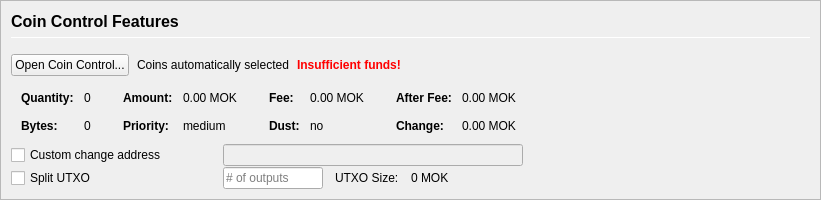
         <widget class="QFrame" name="frameCoinControl">
          <property name="sizePolicy">
           <sizepolicy hsizetype="Expanding" vsizetype="Expanding">
            <horstretch>0</horstretch>
            <verstretch>0</verstretch>
           </sizepolicy>
          </property>
          <property name="maximumSize">
           <size>
            <width>16777215</width>
            <height>16777215</height>
           </size>
          </property>
          <property name="frameShape">
           <enum>QFrame::StyledPanel</enum>
          </property>
          <property name="frameShadow">
           <enum>QFrame::Sunken</enum>
          </property>
          <layout class="QVBoxLayout" name="verticalLayoutCoinControl2">
           <property name="spacing">
            <number>0</number>
           </property>
           <property name="leftMargin">
            <number>0</number>
           </property>
           <property name="topMargin">
            <number>0</number>
           </property>
           <property name="rightMargin">
            <number>0</number>
           </property>
           <property name="bottomMargin">
            <number>0</number>
           </property>
           <item>
            <widget class="QFrame" name="frameCoinControl_BG">
             <layout class="QVBoxLayout" name="verticalLayoutCoinControl" stretch="0,0,0,0,0,0">
              <property name="spacing">
               <number>1</number>
              </property>
              <property name="leftMargin">
               <number>10</number>
              </property>
              <property name="topMargin">
               <number>10</number>
              </property>
              <item>
               <layout class="QHBoxLayout" name="horizontalLayoutCoinControl1">
                <property name="bottomMargin">
                 <number>15</number>
                </property>
                <item>
                 <layout class="QVBoxLayout" name="verticalLayout_3">
                  <property name="spacing">
                   <number>6</number>
                  </property>
                  <item>
                   <widget class="QLabel" name="labelCoinControlFeatures">
                    <property name="sizePolicy">
                     <sizepolicy hsizetype="Preferred" vsizetype="Maximum">
                      <horstretch>0</horstretch>
                      <verstretch>0</verstretch>
                     </sizepolicy>
                    </property>
                    <property name="minimumSize">
                     <size>
                      <width>0</width>
                      <height>20</height>
                     </size>
                    </property>
                    <property name="font">
                     <font>
                      <pointsize>12</pointsize>
                      <weight>75</weight>
                      <bold>true</bold>
                     </font>
                    </property>
                    <property name="styleSheet">
                     <string notr="true">font-weight:bold;</string>
                    </property>
                    <property name="text">
                     <string>Coin Control Features</string>
                    </property>
                   </widget>
                  </item>
                  <item>
                   <widget class="Line" name="line">
                    <property name="minimumSize">
                     <size>
                      <width>0</width>
                      <height>1</height>
                     </size>
                    </property>
                    <property name="maximumSize">
                     <size>
                      <width>16777215</width>
                      <height>1</height>
                     </size>
                    </property>
                    <property name="orientation">
                     <enum>Qt::Horizontal</enum>
                    </property>
                   </widget>
                  </item>
                 </layout>
                </item>
               </layout>
              </item>
              <item>
               <layout class="QHBoxLayout" name="horizontalLayoutCoinControl2" stretch="0,0,0,0">
                <property name="spacing">
                 <number>8</number>
                </property>
                <property name="bottomMargin">
                 <number>10</number>
                </property>
                <item>
                 <widget class="QPushButton" name="pushButtonCoinControl">
                  <property name="styleSheet">
                   <string notr="true"/>
                  </property>
                  <property name="text">
                   <string>Open Coin Control...</string>
                  </property>
                  <property name="autoDefault">
                   <bool>false</bool>
                  </property>
                 </widget>
                </item>
                <item>
                 <widget class="QLabel" name="labelCoinControlAutomaticallySelected">
                  <property name="text">
                   <string>Coins automatically selected</string>
                  </property>
                  <property name="margin">
                   <number>5</number>
                  </property>
                 </widget>
                </item>
                <item>
                 <widget class="QLabel" name="labelCoinControlInsuffFunds">
                  <property name="font">
                   <font>
                    <weight>75</weight>
                    <bold>true</bold>
                   </font>
                  </property>
                  <property name="styleSheet">
                   <string notr="true">color:red;font-weight:bold;</string>
                  </property>
                  <property name="text">
                   <string>Insufficient funds!</string>
                  </property>
                  <property name="margin">
                   <number>5</number>
                  </property>
                 </widget>
                </item>
                <item>
                 <spacer name="horizontalSpacerCoinControl">
                  <property name="orientation">
                   <enum>Qt::Horizontal</enum>
                  </property>
                  <property name="sizeHint" stdset="0">
                   <size>
                    <width>40</width>
                    <height>1</height>
                   </size>
                  </property>
                 </spacer>
                </item>
               </layout>
              </item>
              <item>
               <widget class="QWidget" name="widgetCoinControl" native="true">
                <property name="sizePolicy">
                 <sizepolicy hsizetype="Preferred" vsizetype="Preferred">
                  <horstretch>0</horstretch>
                  <verstretch>0</verstretch>
                 </sizepolicy>
                </property>
                <property name="minimumSize">
                 <size>
                  <width>0</width>
                  <height>0</height>
                 </size>
                </property>
                <property name="styleSheet">
                 <string notr="true"/>
                </property>
                <layout class="QHBoxLayout" name="horizontalLayoutCoinControl5">
                 <property name="leftMargin">
                  <number>0</number>
                 </property>
                 <property name="topMargin">
                  <number>0</number>
                 </property>
                 <property name="rightMargin">
                  <number>0</number>
                 </property>
                 <property name="bottomMargin">
                  <number>0</number>
                 </property>
                 <item>
                  <layout class="QHBoxLayout" name="horizontalLayoutCoinControl3" stretch="0,0,0,1">
                   <property name="spacing">
                    <number>20</number>
                   </property>
                   <property name="topMargin">
                    <number>0</number>
                   </property>
                   <property name="bottomMargin">
                    <number>10</number>
                   </property>
                   <item>
                    <layout class="QFormLayout" name="formLayoutCoinControl1">
                     <property name="horizontalSpacing">
                      <number>10</number>
                     </property>
                     <property name="verticalSpacing">
                      <number>14</number>
                     </property>
                     <property name="leftMargin">
                      <number>10</number>
                     </property>
                     <property name="topMargin">
                      <number>4</number>
                     </property>
                     <property name="rightMargin">
                      <number>6</number>
                     </property>
                     <item row="0" column="0">
                      <widget class="QLabel" name="labelCoinControlQuantityText">
                       <property name="font">
                        <font>
                         <weight>75</weight>
                         <bold>true</bold>
                        </font>
                       </property>
                       <property name="text">
                        <string>Quantity:</string>
                       </property>
                       <property name="margin">
                        <number>0</number>
                       </property>
                      </widget>
                     </item>
                     <item row="0" column="1">
                      <widget class="QLabel" name="labelCoinControlQuantity">
                       <property name="cursor">
                        <cursorShape>IBeamCursor</cursorShape>
                       </property>
                       <property name="contextMenuPolicy">
                        <enum>Qt::ActionsContextMenu</enum>
                       </property>
                       <property name="text">
                        <string notr="true">0</string>
                       </property>
                       <property name="margin">
                        <number>0</number>
                       </property>
                       <property name="textInteractionFlags">
                        <set>Qt::LinksAccessibleByMouse|Qt::TextSelectableByKeyboard|Qt::TextSelectableByMouse</set>
                       </property>
                      </widget>
                     </item>
                     <item row="1" column="0">
                      <widget class="QLabel" name="labelCoinControlBytesText">
                       <property name="font">
                        <font>
                         <weight>75</weight>
                         <bold>true</bold>
                        </font>
                       </property>
                       <property name="text">
                        <string>Bytes:</string>
                       </property>
                      </widget>
                     </item>
                     <item row="1" column="1">
                      <widget class="QLabel" name="labelCoinControlBytes">
                       <property name="cursor">
                        <cursorShape>IBeamCursor</cursorShape>
                       </property>
                       <property name="contextMenuPolicy">
                        <enum>Qt::ActionsContextMenu</enum>
                       </property>
                       <property name="text">
                        <string notr="true">0</string>
                       </property>
                       <property name="textInteractionFlags">
                        <set>Qt::LinksAccessibleByMouse|Qt::TextSelectableByKeyboard|Qt::TextSelectableByMouse</set>
                       </property>
                      </widget>
                     </item>
                    </layout>
                   </item>
                   <item>
                    <layout class="QFormLayout" name="formLayoutCoinControl2">
                     <property name="horizontalSpacing">
                      <number>10</number>
                     </property>
                     <property name="verticalSpacing">
                      <number>14</number>
                     </property>
                     <property name="leftMargin">
                      <number>6</number>
                     </property>
                     <property name="topMargin">
                      <number>4</number>
                     </property>
                     <property name="rightMargin">
                      <number>6</number>
                     </property>
                     <item row="0" column="0">
                      <widget class="QLabel" name="labelCoinControlAmountText">
                       <property name="font">
                        <font>
                         <weight>75</weight>
                         <bold>true</bold>
                        </font>
                       </property>
                       <property name="text">
                        <string>Amount:</string>
                       </property>
                       <property name="margin">
                        <number>0</number>
                       </property>
                      </widget>
                     </item>
                     <item row="0" column="1">
                      <widget class="QLabel" name="labelCoinControlAmount">
                       <property name="cursor">
                        <cursorShape>IBeamCursor</cursorShape>
                       </property>
                       <property name="contextMenuPolicy">
                        <enum>Qt::ActionsContextMenu</enum>
                       </property>
                       <property name="text">
                        <string notr="true">0.00 MOK</string>
                       </property>
                       <property name="textInteractionFlags">
                        <set>Qt::LinksAccessibleByMouse|Qt::TextSelectableByKeyboard|Qt::TextSelectableByMouse</set>
                       </property>
                      </widget>
                     </item>
                     <item row="1" column="0">
                      <widget class="QLabel" name="labelCoinControlPriorityText">
                       <property name="font">
                        <font>
                         <weight>75</weight>
                         <bold>true</bold>
                        </font>
                       </property>
                       <property name="text">
                        <string>Priority:</string>
                       </property>
                      </widget>
                     </item>
                     <item row="1" column="1">
                      <widget class="QLabel" name="labelCoinControlPriority">
                       <property name="cursor">
                        <cursorShape>IBeamCursor</cursorShape>
                       </property>
                       <property name="contextMenuPolicy">
                        <enum>Qt::ActionsContextMenu</enum>
                       </property>
                       <property name="text">
                        <string>medium</string>
                       </property>
                       <property name="textInteractionFlags">
                        <set>Qt::LinksAccessibleByMouse|Qt::TextSelectableByKeyboard|Qt::TextSelectableByMouse</set>
                       </property>
                      </widget>
                     </item>
                    </layout>
                   </item>
                   <item>
                    <layout class="QFormLayout" name="formLayoutCoinControl3">
                     <property name="horizontalSpacing">
                      <number>10</number>
                     </property>
                     <property name="verticalSpacing">
                      <number>14</number>
                     </property>
                     <property name="leftMargin">
                      <number>6</number>
                     </property>
                     <property name="topMargin">
                      <number>4</number>
                     </property>
                     <property name="rightMargin">
                      <number>6</number>
                     </property>
                     <item row="0" column="0">
                      <widget class="QLabel" name="labelCoinControlFeeText">
                       <property name="font">
                        <font>
                         <weight>75</weight>
                         <bold>true</bold>
                        </font>
                       </property>
                       <property name="text">
                        <string>Fee:</string>
                       </property>
                       <property name="margin">
                        <number>0</number>
                       </property>
                      </widget>
                     </item>
                     <item row="0" column="1">
                      <widget class="QLabel" name="labelCoinControlFee">
                       <property name="cursor">
                        <cursorShape>IBeamCursor</cursorShape>
                       </property>
                       <property name="contextMenuPolicy">
                        <enum>Qt::ActionsContextMenu</enum>
                       </property>
                       <property name="text">
                        <string notr="true">0.00 MOK</string>
                       </property>
                       <property name="textInteractionFlags">
                        <set>Qt::LinksAccessibleByMouse|Qt::TextSelectableByKeyboard|Qt::TextSelectableByMouse</set>
                       </property>
                      </widget>
                     </item>
                     <item row="1" column="0">
                      <widget class="QLabel" name="labelCoinControlLowOutputText">
                       <property name="font">
                        <font>
                         <weight>75</weight>
                         <bold>true</bold>
                        </font>
                       </property>
                       <property name="text">
                        <string>Dust:</string>
                       </property>
                      </widget>
                     </item>
                     <item row="1" column="1">
                      <widget class="QLabel" name="labelCoinControlLowOutput">
                       <property name="cursor">
                        <cursorShape>IBeamCursor</cursorShape>
                       </property>
                       <property name="contextMenuPolicy">
                        <enum>Qt::ActionsContextMenu</enum>
                       </property>
                       <property name="text">
                        <string>no</string>
                       </property>
                       <property name="textInteractionFlags">
                        <set>Qt::LinksAccessibleByMouse|Qt::TextSelectableByKeyboard|Qt::TextSelectableByMouse</set>
                       </property>
                      </widget>
                     </item>
                    </layout>
                   </item>
                   <item>
                    <layout class="QFormLayout" name="formLayoutCoinControl4">
                     <property name="horizontalSpacing">
                      <number>10</number>
                     </property>
                     <property name="verticalSpacing">
                      <number>14</number>
                     </property>
                     <property name="leftMargin">
                      <number>6</number>
                     </property>
                     <property name="topMargin">
                      <number>4</number>
                     </property>
                     <property name="rightMargin">
                      <number>6</number>
                     </property>
                     <item row="0" column="0">
                      <widget class="QLabel" name="labelCoinControlAfterFeeText">
                       <property name="font">
                        <font>
                         <weight>75</weight>
                         <bold>true</bold>
                        </font>
                       </property>
                       <property name="text">
                        <string>After Fee:</string>
                       </property>
                       <property name="margin">
                        <number>0</number>
                       </property>
                      </widget>
                     </item>
                     <item row="0" column="1">
                      <widget class="QLabel" name="labelCoinControlAfterFee">
                       <property name="cursor">
                        <cursorShape>IBeamCursor</cursorShape>
                       </property>
                       <property name="contextMenuPolicy">
                        <enum>Qt::ActionsContextMenu</enum>
                       </property>
                       <property name="text">
                        <string notr="true">0.00 MOK</string>
                       </property>
                       <property name="textInteractionFlags">
                        <set>Qt::LinksAccessibleByMouse|Qt::TextSelectableByKeyboard|Qt::TextSelectableByMouse</set>
                       </property>
                      </widget>
                     </item>
                     <item row="1" column="0">
                      <widget class="QLabel" name="labelCoinControlChangeText">
                       <property name="font">
                        <font>
                         <weight>75</weight>
                         <bold>true</bold>
                        </font>
                       </property>
                       <property name="text">
                        <string>Change:</string>
                       </property>
                      </widget>
                     </item>
                     <item row="1" column="1">
                      <widget class="QLabel" name="labelCoinControlChange">
                       <property name="cursor">
                        <cursorShape>IBeamCursor</cursorShape>
                       </property>
                       <property name="contextMenuPolicy">
                        <enum>Qt::ActionsContextMenu</enum>
                       </property>
                       <property name="text">
                        <string notr="true">0.00 MOK</string>
                       </property>
                       <property name="textInteractionFlags">
                        <set>Qt::LinksAccessibleByMouse|Qt::TextSelectableByKeyboard|Qt::TextSelectableByMouse</set>
                       </property>
                      </widget>
                     </item>
                    </layout>
                   </item>
                  </layout>
                 </item>
                </layout>
               </widget>
              </item>
              <item>
               <layout class="QHBoxLayout" name="horizontalLayoutCoinControl4">
                <property name="spacing">
                 <number>12</number>
                </property>
                <property name="sizeConstraint">
                 <enum>QLayout::SetDefaultConstraint</enum>
                </property>
                <property name="topMargin">
                 <number>0</number>
                </property>
                <property name="rightMargin">
                 <number>0</number>
                </property>
                <item>
                 <widget class="QCheckBox" name="checkBoxCoinControlChange">
                  <property name="sizePolicy">
                   <sizepolicy hsizetype="Preferred" vsizetype="Preferred">
                    <horstretch>0</horstretch>
                    <verstretch>0</verstretch>
                   </sizepolicy>
                  </property>
                  <property name="minimumSize">
                   <size>
                    <width>200</width>
                    <height>0</height>
                   </size>
                  </property>
                  <property name="maximumSize">
                   <size>
                    <width>200</width>
                    <height>16777215</height>
                   </size>
                  </property>
                  <property name="toolTip">
                   <string>If this is activated, but the change address is empty or invalid, change will be sent to a newly generated address.</string>
                  </property>
                  <property name="text">
                   <string>Custom change address</string>
                  </property>
                 </widget>
                </item>
                <item>
                 <widget class="QValidatedLineEdit" name="lineEditCoinControlChange">
                  <property name="enabled">
                   <bool>false</bool>
                  </property>
                  <property name="sizePolicy">
                   <sizepolicy hsizetype="Preferred" vsizetype="Preferred">
                    <horstretch>0</horstretch>
                    <verstretch>0</verstretch>
                   </sizepolicy>
                  </property>
                  <property name="minimumSize">
                   <size>
                    <width>300</width>
                    <height>0</height>
                   </size>
                  </property>
                 </widget>
                </item>
                <item>
                 <widget class="QLabel" name="labelCoinControlChangeLabel">
                  <property name="sizePolicy">
                   <sizepolicy hsizetype="Preferred" vsizetype="Preferred">
                    <horstretch>0</horstretch>
                    <verstretch>0</verstretch>
                   </sizepolicy>
                  </property>
                  <property name="minimumSize">
                   <size>
                    <width>100</width>
                    <height>0</height>
                   </size>
                  </property>
                  <property name="text">
                   <string/>
                  </property>
                  <property name="margin">
                   <number>3</number>
                  </property>
                 </widget>
                </item>
               </layout>
              </item>
              <item>
               <layout class="QHBoxLayout" name="horizontalLayoutCoinControl6">
                <property name="spacing">
                 <number>12</number>
                </property>
                <property name="rightMargin">
                 <number>0</number>
                </property>
                <item>
                 <widget class="QCheckBox" name="splitBlockCheckBox">
                  <property name="sizePolicy">
                   <sizepolicy hsizetype="Preferred" vsizetype="Preferred">
                    <horstretch>0</horstretch>
                    <verstretch>0</verstretch>
                   </sizepolicy>
                  </property>
                  <property name="minimumSize">
                   <size>
                    <width>200</width>
                    <height>0</height>
                   </size>
                  </property>
                  <property name="maximumSize">
                   <size>
                    <width>200</width>
                    <height>16777215</height>
                   </size>
                  </property>
                  <property name="text">
                   <string>Split UTXO</string>
                  </property>
                 </widget>
                </item>
                <item>
                 <widget class="QLineEdit" name="splitBlockLineEdit">
                  <property name="sizePolicy">
                   <sizepolicy hsizetype="Preferred" vsizetype="Preferred">
                    <horstretch>50</horstretch>
                    <verstretch>0</verstretch>
                   </sizepolicy>
                  </property>
                  <property name="minimumSize">
                   <size>
                    <width>100</width>
                    <height>0</height>
                   </size>
                  </property>
                  <property name="maximumSize">
                   <size>
                    <width>100</width>
                    <height>16777215</height>
                   </size>
                  </property>
                  <property name="placeholderText">
                   <string># of outputs</string>
                  </property>
                 </widget>
                </item>
                <item>
                 <widget class="QLabel" name="labelBlockSizeText">
                  <property name="text">
                   <string>UTXO Size:</string>
                  </property>
                 </widget>
                </item>
                <item>
                 <widget class="QLabel" name="labelBlockSize">
                  <property name="text">
                   <string>0 MOK</string>
                  </property>
                 </widget>
                </item>
                <item>
                 <spacer name="horizontalSpacer_7">
                  <property name="orientation">
                   <enum>Qt::Horizontal</enum>
                  </property>
                  <property name="sizeHint" stdset="0">
                   <size>
                    <width>40</width>
                    <height>20</height>
                   </size>
                  </property>
                 </spacer>
                </item>
               </layout>
              </item>
              <item>
               <spacer name="verticalSpacerCoinControl">
                <property name="orientation">
                 <enum>Qt::Vertical</enum>
                </property>
                <property name="sizeHint" stdset="0">
                 <size>
                  <width>800</width>
                  <height>1</height>
                 </size>
                </property>
               </spacer>
              </item>
             </layout>
            </widget>
           </item>
          </layout>
         </widget>
